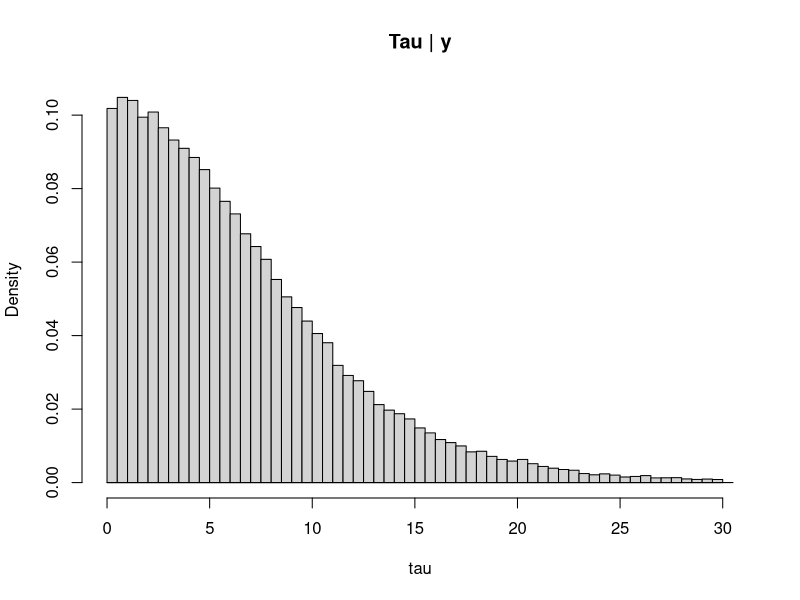
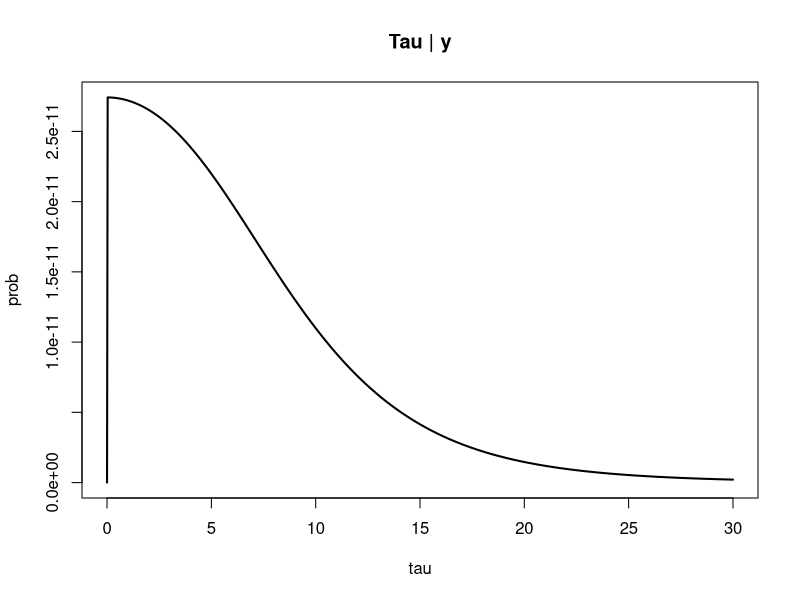
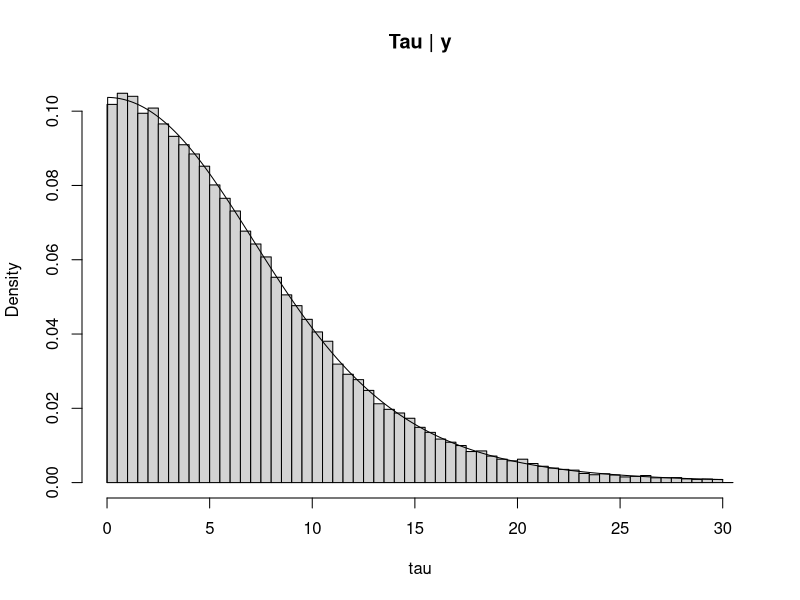
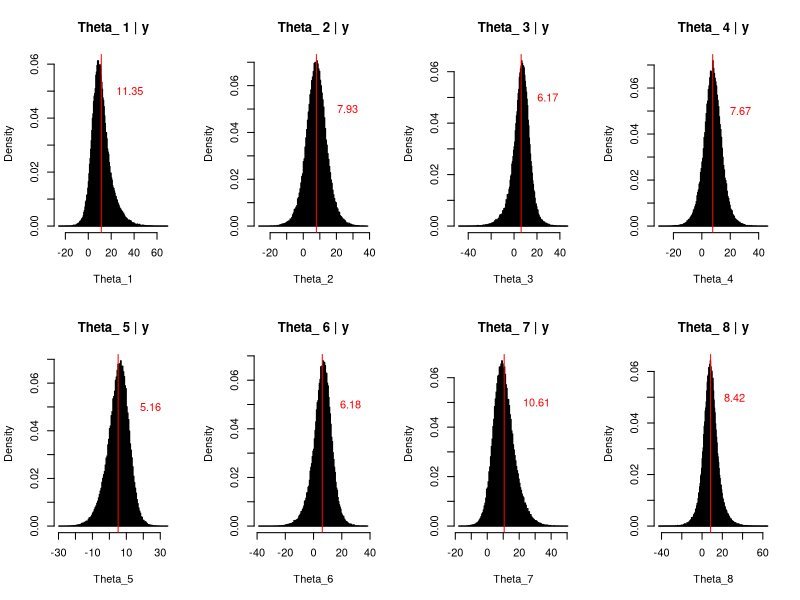
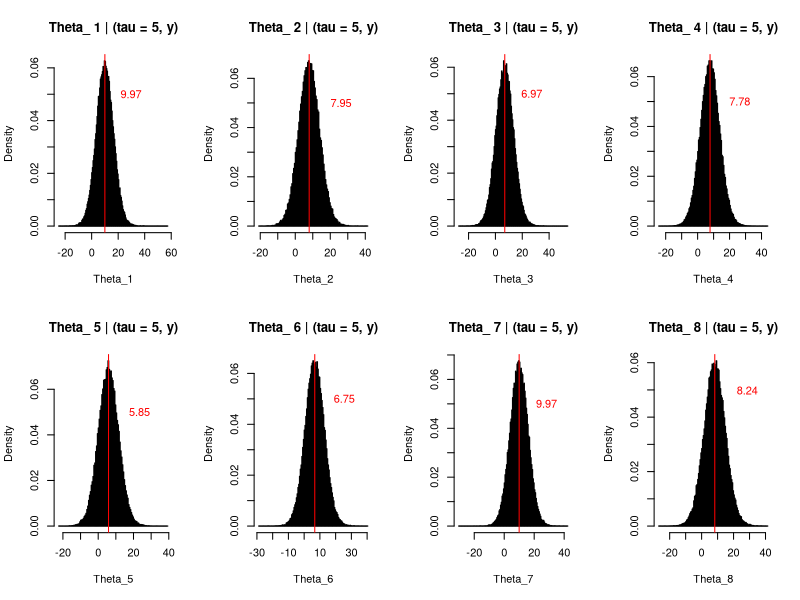
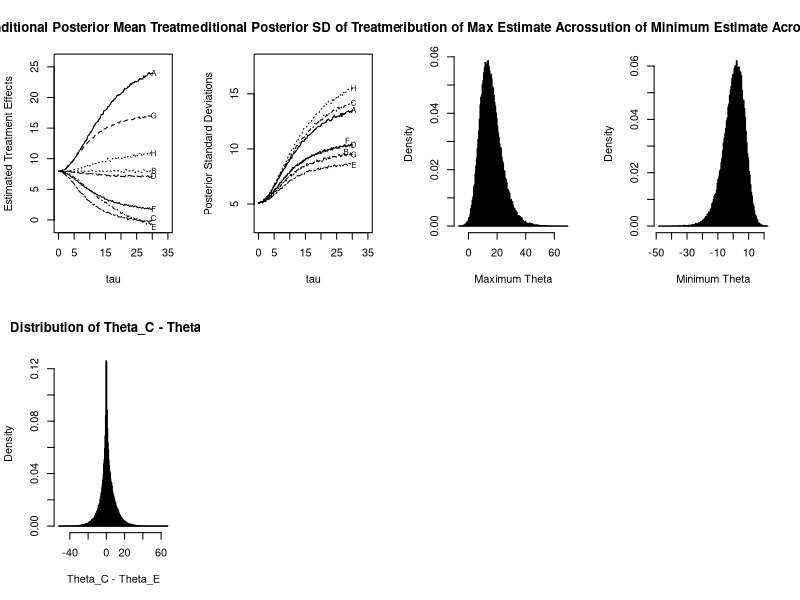

Reproduce these figures in R, in order.
## ---- chunk 1
SATy <- c(28,8,-3,7,-1,1,18,12) # \bar y_j 
SATsigma <- c(15,10,16,11,9,11,10,18) # \sigma_j
## ---- chunk 2
# defining mu_hat, V, tau, which will be needed
# for defining p(tau | y)
# ybar and sigma2 are vectors of size j
# tau2 is a scalar
tau_p <- function(tau, min, max){ # p(tau)
  return(dunif(tau, min, max ))
}

# defining mu_hat - mu_hat is a vector of same length as tau (could be length 1)
mu_hat <- function(ybar, sigma2, tau) {
  n <- length(tau)
  mu_hat <- rep(NA, n)
  for (i in 1:n) {
    num <- sum(ybar / (sigma2 + tau[i] ^ 2))
    denom <- sum(1 / (sigma2 + tau[i] ^ 2))
    mu_hat[i] <- (num / denom)
  }
  return(mu_hat)
}

# defining V_mu - V_mu is a vector of same length as tau (could be length 1)
V_mu <- function(sigma2, tau) {
  n <- length(tau)
  V_mu <- rep(NA, n)
  for (i in 1:n) {
    tot <- sum(1 / (sigma2 + tau[i] ^ 2))
    V_mu[i] <- 1 / tot
  }
  return(V_mu)
}

# my notation for (x,y)|z will be x_y.z (e.g. mu, tau | y would be mu_tau.y)
# returns a probability
tau.y <- function(tau, sigma2, ybar, min, max){
  mu_hat <- mu_hat(ybar, sigma2, tau)
  V_mu <- V_mu(sigma2, tau)
  # function of tau | y
  n <- length(tau)
  tau.y <- rep(NA, n)
  for(i in 1:n){
    res <- tau_p(tau[i], min, max) * (V_mu[i])^(1/2) * 
    prod((sigma2 + tau[i]^2)^(-1/2) * 
    exp((-(ybar - mu_hat[i])^2)/(2 * (sigma2 + tau[i]^2))))
    tau.y[i] <- res
  }
  return(tau.y)
}

# the below is removing all variables except for tau, so that integrate function is easier, I guess not necessary. 
tau.y.red <- function(x){
  mu_hat <- mu_hat(ybar_1, sigma2_1, x)
  V_mu <- V_mu(sigma2_1, x)
  n <- length(x)
  tau.y <- rep(NA, n)
  for(i in 1:n){
    res <- tau_p(x[i], min, max) * (V_mu[i])^(1/2) * 
    prod((sigma2_1 + x[i]^2)^(-1/2) * 
    exp((-(ybar_1 - mu_hat[i])^2)/(2 * (sigma2_1 + x[i]^2))))
    tau.y[i] <- res
  }
  return(tau.y)
}
## ---- chunk 3
n = 10^5
min=0.001
max=30
ybar_1 <- SATy
sigma2_1 <- SATsigma^2
# Grid Sampling
rdens = function(n=1e5, range, prec=100, tau.y, sigma2, ybar, min, max){
    grid = seq(from=range[1], to=range[2], by=1/prec)
    # prob = FUN(grid, ...)
    prob = sapply(grid, tau.y, sigma2=sigma2, 
       ybar=ybar, min=min, max=max )
    s = sample(grid, size=n, prob=prob, replace=TRUE)
    noise = runif(n, -.5/prec, .5/prec)
    return(s+noise)
}

tau.ySamp <- rdens(n=n, range=c(0,30), prec=100, tau.y, sigma2_1, ybar_1, min, max)

tauX <- seq(0, 30, length=1000)
tau.yVec <- sapply(tauX, tau.y, sigma2=sigma2_1, 
       ybar=ybar_1, min=min, max=max)
hist(tau.ySamp, prob=TRUE, breaks="fd", xlab="tau",
     main = "Tau | y")
lines(tauX, tau.yVec)

# the distribution is not normalized so cannot be viewed on same axis
# the below is the function on its own axis, it can be seen the probs are very low :(
plot(tauX, tau.yVec, type="l", lwd=2, xlab="tau", ylab="prob",
     main="Tau | y")
## ---- chunk 4
# formula for area of trapezoid is h((b1 + b2)/2)
# x[2] - x[1] is like the height of the trapezoids
# the rest follows from some algebraic simplification
trap = function (f, x) {
  n = length(x)
  return ((x[2]-x[1]) * (f(x[1])/2 + sum (f(x[2:(n-1)])) + f(x[n])/2))
}
k <- 1/(trap(tau.y.red, tauX))
## ---- chunk 5
hist(tau.ySamp, prob=TRUE, breaks="fd", ylim = c(0, max(tau.yVec * k)), xlab="tau", main="Tau | y")
lines(tauX, tau.yVec * k)
## ---- chunk 6
# ybar_j and sigma2_j are scalars, theta_j is a vector of same length as tau or of mu (could be length 1)
theta_j <- function(ybar_j, sigma2_j, mu, tau) {
    num <- (ybar_j / sigma2_j + mu / tau ^ 2)
    denom <- 1 / sigma2_j + 1 / tau ^ 2
    theta_j <- num / denom
    return(theta_j)
}

# V_j is a vector of same length as tau (could be length 1)
V_j <- function(sigma2_j, tau) {
  n <- length(tau)
  V_j <- rep(NA, n)
  for (i in 1:n) {
    V_j[i] <- 1 / (1 / sigma2_j + 1 / tau[i] ^ 2)
  }
  return(V_j)
}

# sample from mu | tau, y
mu.tau_y_SAMP <- function(n, tau, ybar, sigma2){
  mu_hat_samp <- mu_hat(ybar, sigma2, tau)
  V_mu_samp <- V_mu(sigma2, tau)
  rnorm(n, mean = mu_hat_samp, sd = sqrt(V_mu_samp))
}

# sample from theta | mu, tau, y
theta.mu_tau_y_SAMP <- function(n, mu, tau, ybar, sigma2){
  J <- length(sigma2)
  sampMatrix <- matrix(ncol=J, nrow=n)
  for(j in 1:J){
    theta_j_samp <- theta_j(ybar[j], sigma2[j], mu, tau)
    V_j_samp <- V_j(sigma2[j], tau)
    sampMatrix[,j] <- rnorm(n, mean = theta_j_samp, sd = sqrt(V_j_samp))
  }
  return(sampMatrix)
}
## ---- chunk 7
n = 10^5
# should sample from tau first
tau.ySamp <- rdens(n=n, range=c(0,30), prec=100, tau.y, sigma2_1, ybar_1, min, max) # tau | y
mu.ySamp <- mu.tau_y_SAMP(n, tau=tau.ySamp, ybar_1, sigma2_1) # mu | y
theta.ySamp <- theta.mu_tau_y_SAMP(n, mu=mu.ySamp, tau=tau.ySamp, ybar_1, sigma2_1) # theta | y

# Creating chart from B4 - slide 17
dfTheta.y <- matrix(ncol=5, nrow=length(SATy))
for(i in 1:length(SATy)){
  dfTheta.y[i,] <- round(quantile(theta.ySamp[,i], probs = c(0.025, 0.25, 0.50, 0.75, 0.975)), 1)
}
dfTheta.y <- data.frame(cbind(c("A", "B", "C", "D", "E", "F", "G", "H"), dfTheta.y, SATy, SATsigma))
colnames(dfTheta.y) <- c("School", "2.5%", "25%", "50%", "75%", "97.5%", "y_j", "sigma_j")

dfTheta.y
## ---- chunk 8
# Plotting all theta_j | y
par(mfrow=c(2,4))
for(i in 1:length(SATy)){
  hist(theta.ySamp[,i], breaks="fd", prob=TRUE,
       xlab = paste("Theta_", i, sep=""),
       main = paste("Theta_", i, "| y", sep=" "))
  abline(v=mean(theta.ySamp[,i]), col="red")
  text(mean(theta.ySamp[,i]) + 3*sd(theta.ySamp[,i]), 0.05, round(mean(theta.ySamp[,i]),2), col="red")
}
## ---- chunk 9
tau.y_SAMPLE <- rdens(n=n, range=c(min,max), prec=100, tau.y, sigma2_1, ybar_1, min, max) # tau | y
mu.y_SAMPLE <- mu.tau_y_SAMP(n, tau=tau.y_SAMPLE, ybar_1, sigma2_1) # mu | y
theta.tau_y_SAMPLE <- theta.mu_tau_y_SAMP(n, mu=mu.y_SAMPLE, tau=5, ybar_1, sigma2_1) # theta | tau, y

par(mfrow=c(2,4))
for(i in 1:length(SATy)){
  hist(theta.tau_y_SAMPLE[,i], breaks="fd", prob=TRUE,
       xlab = paste("Theta_", i, sep=""),
       main = paste("Theta_", i, "| (tau = 5, y)", sep=" "))
  abline(v=mean(theta.tau_y_SAMPLE[,i]), col="red")
  text(mean(theta.tau_y_SAMPLE[,i]) + 3*sd(theta.tau_y_SAMPLE[,i]), 
       0.05, round(mean(theta.tau_y_SAMPLE[,i]),2), col="red")
}
## ---- chunk 10
n <- 10^4
tauValues <- seq(min,max, length=100) # values of tau for which the expectation and SD will be calculated
schoolNames <- c("A", "B", "C", "D", "E", "F", "G", "H")

# initiating matrices to put expectations and SDs
dfExp <- matrix(nrow=length(tauValues), ncol=length(SATy))
dfSD <- matrix(nrow=length(tauValues), ncol=length(SATy))
for(i in 1:length(tauValues)){
  tauSamp <- rdens(n=n, range=c(min,max), prec=100, tau.y, sigma2_1, ybar_1, min, max)
  muSamp <- mu.tau_y_SAMP(n, tau=tauSamp, ybar_1, sigma2_1)
  thetaSamp <- theta.mu_tau_y_SAMP(n, mu=muSamp, tau=tauValues[i], ybar_1, sigma2_1) # theta | tau = tauValues[i], y
  expect <- colMeans(thetaSamp) # expectation of all theta_j for one value of tau
  standDev <- apply(thetaSamp, 2, sd) # Standard deviations of all theta_j for one value of tau
  dfExp[i,] <- expect
  dfSD[i,] <- standDev
}

dfExp <- data.frame(cbind(tauValues, dfExp))
colnames(dfExp) <- c("Tau", schoolNames)

dfSD <- data.frame(cbind(tauValues, dfSD))
colnames(dfSD) <- c("Tau", schoolNames)
## ---- chunk 11

# Plotting conditional expectations for taus
xOffset1 <- c(0, 0, 0, 0, 0, 0, 0, 0) # adjusting position of letters of (A, B, C,...H)
yOffset1 <- c(0, 0, 0.9, 0, -0.9, 0, 0, 0)
plot(tauValues, dfExp$A, type="l", xlim = c(0, 35), ylim = c(-1, 26),
     xlab = "tau", ylab = "Estimated Treatment Effects", 
     main = "Conditional Posterior Mean Treatment Effect", lty=1)
for(i in 2:ncol(dfExp)){
  lines(tauValues, dfExp[,i], lty=i)
  text(30.5 + xOffset1[i-1], dfExp[100, i] + yOffset1[i-1], schoolNames[i-1], cex=0.7)
}
# Plotting conditional standard deviations for taus
xOffset2 <- c(0, -2.5, 0, 0, 0, -2.0, 0, 0) # adjusting position of letters of (A, B, C,...H)
yOffset2 <- c(0, 0.3, 0, 0, 0, 0.5, 0, 0)
plot(tauValues, dfSD$A, type="l", ylim=c(3, 18), xlim = c(0,35),
     xlab = "tau", ylab = "Posterior Standard Deviations", 
     main = "Conditional Posterior SD of Treatment Effect", lty=1)
for(i in 2:ncol(dfSD)){
  lines(tauValues, dfSD[,i], lty=i)
  text(30.5 + xOffset2[i-1], dfSD[100, i] + yOffset2[i-1], schoolNames[i-1], cex=0.7)
}

## ---- chunk 12
distMax <- apply(theta.ySamp, 1, max) # finding max of each row
hist(distMax, breaks="fd", prob=TRUE, 
     main="Distribution of Max Estimate Across Schools", 
     xlab="Maximum Theta")
## ---- chunk 13
distMin <- apply(theta.ySamp, 1, min)
hist(distMin, breaks="fd", prob=TRUE, 
     main="Distribution of Minimum Estimate Across Schools", 
     xlab="Minimum Theta")

## ---- chunk 14
lt0 <- mean(distMin < 0)
print(paste("The chance that the lowest average treatment effect across schools is less than 0 is ", round(lt0,2)*100, "%", sep=""))
## ---- chunk 15
CEDist <- theta.ySamp[,3] - theta.ySamp[,5] # theta_C - theta_E 
hist(CEDist, breaks="fd", prob=TRUE, 
     main = "Distribution of Theta_C - Theta_E",
     xlab="Theta_C - Theta_E")
CltE <- mean(CEDist < 0)
print(paste("The chance that school C has a lower average treatment effect than school E is ", round(CltE,2)*100, "%", sep=""))
